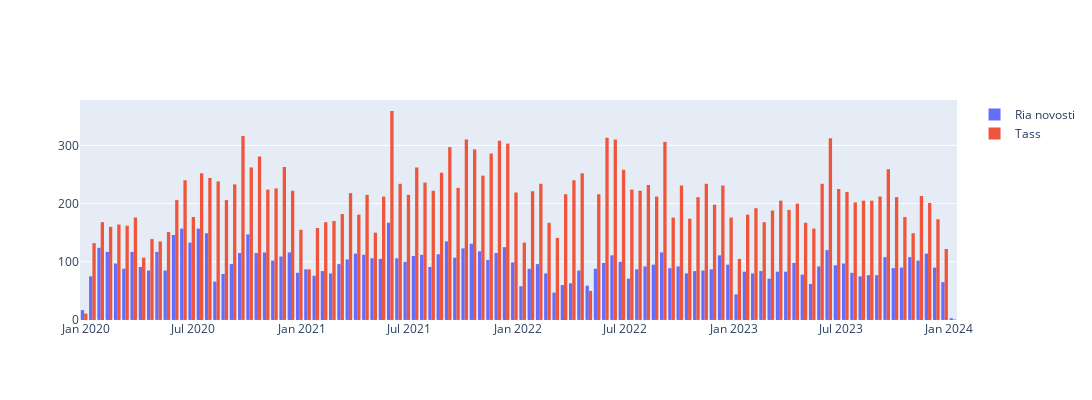

Notebook code cell kept with this figure:
### Code cell
# Amount of articles by date
fig = go.Figure()
fig.add_trace(go.Histogram(x=ria_df.date, name="Ria novosti"))
fig.add_trace(go.Histogram(x=tass_df.date, name="Tass"))
fig.update_layout(height=400, width=1350)
fig.show()

### Figure 1 — Plotly figure (JSON) as saved in the notebook; plotly's stock layout.template omitted (floating-point values rounded to 4 significant figures; data arrays with more than 128 entries replaced by an {"elided": "..."} marker saying what was removed)
{"data": [{"name": "Ria novosti", "type": "histogram", "x": {"elided": "10181 str values"}}, {"name": "Tass", "type": "histogram", "x": {"elided": "21914 str values"}}], "layout": {"height": 400, "width": 1350}}
